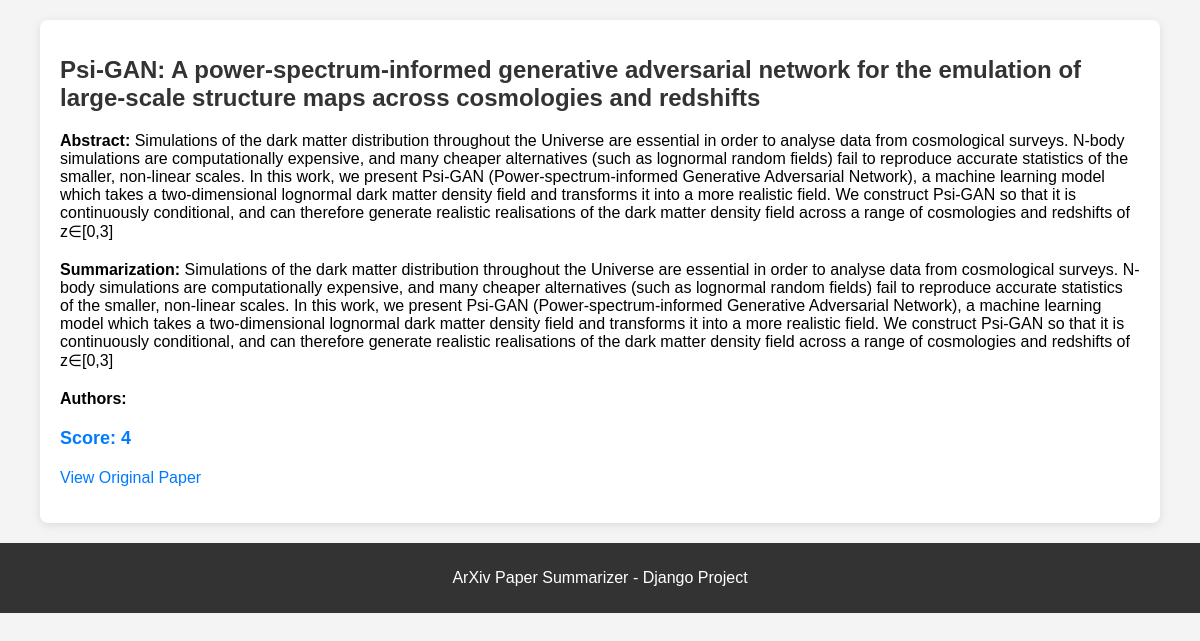
/paper/3/, run on the app's committed database.
### main/models.py (models this page shows)
class Paper(models.Model):
    title = models.CharField(max_length=512, null=False)
    abstract = models.TextField(max_length=8096, null=False)
    summarization = models.TextField(max_length=16192, null=True)
    score = models.IntegerField(null=False, default=0)
    subject = models.ForeignKey(Category, on_delete=models.DO_NOTHING)
    submitted = models.DateField(null=False)
    url = models.TextField(null=False)
    written_by = models.ManyToManyField("Author")

### main/views.py (the view)
# urls.py: path('paper/<int:paper_id>/', views.paper_detail, name='paper_detail'),  # Paper detail page
def paper_detail(request, paper_id):
    paper = get_object_or_404(Paper, id=paper_id)
    return render(request, 'paper.html', {'paper': paper})

### main/templates/paper.html (shortened to what this page needs)
<!DOCTYPE html>
<html lang="en">
<head>
</head>
<body>
    <div class="container">
        <h1>{{ paper.title }}</h1>
        <p class="abstract"><strong>Abstract:</strong> {{ paper.abstract }}</p>
        <p class="summarization"><strong>Summarization:</strong> {{ paper.summarization }}</p>
        <p class="authors"><strong>Authors:</strong>
        </p>
        <p class="score">Score: {{ paper.score }}</p>
        <p><a href="{{ paper.url }}" target="_blank">View Original Paper</a></p>
    </div>
    <footer>
        <p>ArXiv Paper Summarizer - Django Project</p>
    </footer>
</body>
</html>

### main/templates/paper.html (style rules this page uses)
body { font-family: Arial, sans-serif; background-color: #f4f4f4; margin: 0; padding: 0; }
.container { width: 90%; max-width: 1200px; margin: 20px auto; background-color: white; padding: 20px; border-radius: 8px; box-shadow: 0 2px 10px rgba(0, 0, 0, 0.1); }
h1 { color: #333; font-size: 24px; margin-bottom: 20px; }
.abstract, .summarization, .authors { margin-bottom: 20px; }
.score { font-size: 18px; font-weight: bold; color: #007BFF; margin-bottom: 20px; }
a { color: #007BFF; text-decoration: none; }
footer { text-align: center; padding: 10px; background-color: #333; color: white; margin-top: 20px; }

### data on the page
Paper: title "Psi-GAN: A power-spectrum-informed generative adversarial network for the emulation of large-scale structure maps across cosmologies and redshifts", abstract "Simulations of the dark matter distribution throughout the Universe are essential in order to analyse data from cosmological surveys. N-body simulations are computationally expensive, and many cheaper alternatives (such as lognormal random fields) fail to reproduce accurate statistics of the smaller, non-linear scales. In this work, we present Psi-GAN (Power-spectrum-informed Generative Adversarial Network), a machine learning model which takes a two-dimensional lognormal dark matter density field and transforms it into a more realistic field. We construct Psi-GAN so that it is continuously conditional, and can therefore generate realistic realisations of the dark matter density field…", summarization "Simulations of the dark matter distribution throughout the Universe are essential in order to analyse data from cosmological surveys. N-body simulations are computationally expensive, and many cheaper alternatives (such as lognormal random fields) fail to reproduce accurate statistics of the smaller, non-linear scales. In this work, we present Psi-GAN (Power-spectrum-informed Generative Adversarial Network), a machine learning model which takes a two-dimensional lognormal dark matter density field and transforms it into a more realistic field. We construct Psi-GAN so that it is continuously conditional, and can therefore generate realistic realisations of the dark matter density field…", score "4"
